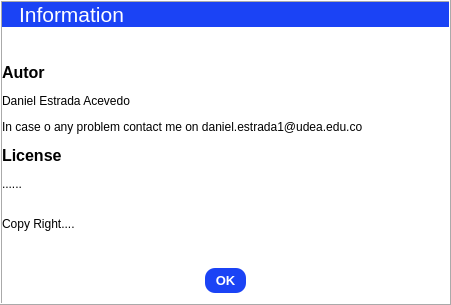
<?xml version="1.0" encoding="UTF-8"?>
<ui version="4.0">
 <class>Dialog</class>
 <widget class="QDialog" name="Dialog">
  <property name="geometry">
   <rect>
    <x>0</x>
    <y>0</y>
    <width>451</width>
    <height>305</height>
   </rect>
  </property>
  <property name="windowTitle">
   <string>Dialog</string>
  </property>
  <property name="styleSheet">
   <string notr="true">background-color: rgb(255, 255, 255);</string>
  </property>
  <layout class="QVBoxLayout" name="verticalLayout">
   <property name="spacing">
    <number>0</number>
   </property>
   <property name="leftMargin">
    <number>0</number>
   </property>
   <property name="topMargin">
    <number>0</number>
   </property>
   <property name="rightMargin">
    <number>0</number>
   </property>
   <property name="bottomMargin">
    <number>0</number>
   </property>
   <item>
    <widget class="QFrame" name="frame">
     <property name="frameShape">
      <enum>QFrame::Box</enum>
     </property>
     <property name="frameShadow">
      <enum>QFrame::Raised</enum>
     </property>
     <layout class="QVBoxLayout" name="verticalLayout_2">
      <property name="spacing">
       <number>0</number>
      </property>
      <property name="leftMargin">
       <number>0</number>
      </property>
      <property name="topMargin">
       <number>0</number>
      </property>
      <property name="rightMargin">
       <number>0</number>
      </property>
      <property name="bottomMargin">
       <number>0</number>
      </property>
      <item>
       <widget class="QFrame" name="info_title">
        <property name="styleSheet">
         <string notr="true">border: none;
background-color: #1b43f5;
padding: 0;
margin: 0;
text-align: center;
color:#fff;</string>
        </property>
        <property name="frameShape">
         <enum>QFrame::StyledPanel</enum>
        </property>
        <property name="frameShadow">
         <enum>QFrame::Raised</enum>
        </property>
        <layout class="QHBoxLayout" name="horizontalLayout_3" stretch="0,1">
         <property name="spacing">
          <number>10</number>
         </property>
         <property name="leftMargin">
          <number>0</number>
         </property>
         <property name="topMargin">
          <number>0</number>
         </property>
         <property name="rightMargin">
          <number>0</number>
         </property>
         <property name="bottomMargin">
          <number>0</number>
         </property>
         <item>
          <widget class="QLabel" name="icon">
           <property name="text">
            <string/>
           </property>
           <property name="pixmap">
            <pixmap>icons/info.svg</pixmap>
           </property>
           <property name="scaledContents">
            <bool>false</bool>
           </property>
           <property name="alignment">
            <set>Qt::AlignCenter</set>
           </property>
          </widget>
         </item>
         <item>
          <widget class="QLabel" name="title">
           <property name="font">
            <font>
             <pointsize>16</pointsize>
            </font>
           </property>
           <property name="text">
            <string>Information</string>
           </property>
          </widget>
         </item>
        </layout>
       </widget>
      </item>
      <item>
       <widget class="QFrame" name="info_body">
        <property name="frameShape">
         <enum>QFrame::NoFrame</enum>
        </property>
        <property name="frameShadow">
         <enum>QFrame::Plain</enum>
        </property>
        <layout class="QHBoxLayout" name="horizontalLayout">
         <property name="spacing">
          <number>0</number>
         </property>
         <property name="leftMargin">
          <number>0</number>
         </property>
         <property name="topMargin">
          <number>0</number>
         </property>
         <property name="rightMargin">
          <number>0</number>
         </property>
         <property name="bottomMargin">
          <number>0</number>
         </property>
         <item>
          <widget class="QLabel" name="info_text">
           <property name="sizePolicy">
            <sizepolicy hsizetype="Expanding" vsizetype="Expanding">
             <horstretch>0</horstretch>
             <verstretch>0</verstretch>
            </sizepolicy>
           </property>
           <property name="text">
            <string>&lt;html&gt;&lt;head/&gt;&lt;body&gt;&lt;p&gt;&lt;span style=&quot; font-size:12pt; font-weight:600;&quot;&gt;Autor&lt;/span&gt;&lt;/p&gt;&lt;p&gt;Daniel Estrada Acevedo&lt;/p&gt;&lt;p&gt;In case o any problem contact me on daniel.estrada1@udea.edu.co&lt;/p&gt;&lt;p&gt;&lt;span style=&quot; font-size:12pt; font-weight:600;&quot;&gt;License&lt;/span&gt;&lt;/p&gt;&lt;p&gt;......&lt;/p&gt;&lt;p&gt;&lt;br/&gt;Copy Right....&lt;/p&gt;&lt;/body&gt;&lt;/html&gt;</string>
           </property>
          </widget>
         </item>
        </layout>
       </widget>
      </item>
      <item>
       <widget class="QFrame" name="info_button_frame">
        <property name="styleSheet">
         <string notr="true">#Dialog QPushButton{
	color:#fff;
	margin: 0;
	background-color: #1b43f5;
	padding: 5px 10px;
	border-top-left-radius:10px;
	border-top-right-radius:10px;
	border-bottom-left-radius:10px;
	border-bottom-right-radius:10px;
}</string>
        </property>
        <property name="frameShape">
         <enum>QFrame::NoFrame</enum>
        </property>
        <property name="frameShadow">
         <enum>QFrame::Plain</enum>
        </property>
        <layout class="QHBoxLayout" name="horizontalLayout_2">
         <property name="spacing">
          <number>0</number>
         </property>
         <property name="leftMargin">
          <number>0</number>
         </property>
         <property name="topMargin">
          <number>0</number>
         </property>
         <property name="rightMargin">
          <number>0</number>
         </property>
         <property name="bottomMargin">
          <number>10</number>
         </property>
         <item>
          <spacer name="horizontalSpacer_2">
           <property name="orientation">
            <enum>Qt::Horizontal</enum>
           </property>
           <property name="sizeHint" stdset="0">
            <size>
             <width>201</width>
             <height>20</height>
            </size>
           </property>
          </spacer>
         </item>
         <item>
          <widget class="QPushButton" name="info_ok_button">
           <property name="font">
            <font>
             <pointsize>10</pointsize>
             <weight>75</weight>
             <bold>true</bold>
            </font>
           </property>
           <property name="text">
            <string>OK</string>
           </property>
          </widget>
         </item>
         <item>
          <spacer name="horizontalSpacer">
           <property name="orientation">
            <enum>Qt::Horizontal</enum>
           </property>
           <property name="sizeHint" stdset="0">
            <size>
             <width>200</width>
             <height>20</height>
            </size>
           </property>
          </spacer>
         </item>
        </layout>
       </widget>
      </item>
     </layout>
    </widget>
   </item>
  </layout>
 </widget>
 <resources/>
 <connections/>
</ui>
